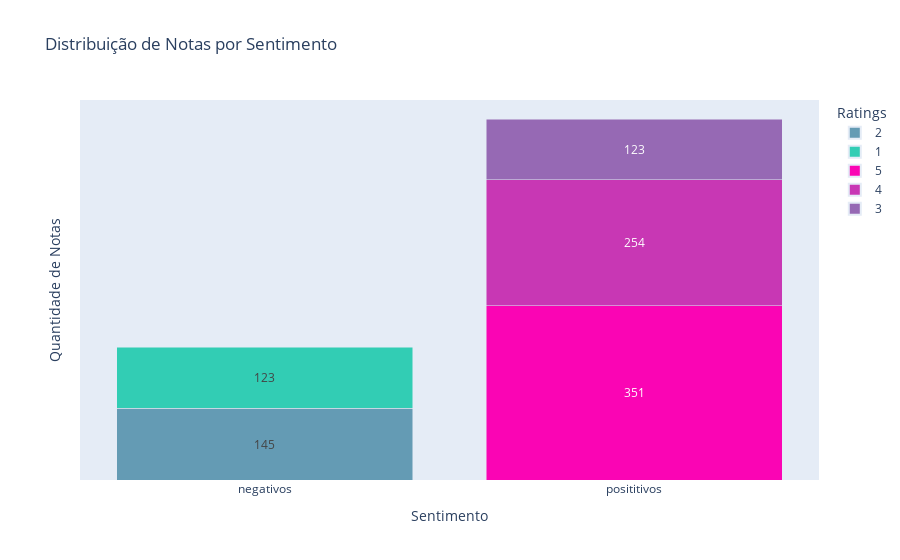

This figure's notebook cell:
### Code cell
import plotly.graph_objects as go

# Contagem das ocorrências de Ratings para cada Sentiment Label
df_grouped = df.groupby("Sentiment Label")["Ratings"].value_counts().reset_index(name="count")

# Criando o gráfico de barras
fig = go.Figure()

# Adicionando os traços para cada Rating
ratings = df_grouped['Ratings'].unique()
for rating in ratings:
    df_rating = df_grouped[df_grouped['Ratings'] == rating]
    fig.add_trace(go.Bar(
        x=df_rating['Sentiment Label'],  # Sentimento
        y=df_rating['count'],  # Contagem das notas
        name=f"{rating}",  # Nome da legenda
        marker=dict(color=f'rgba({rating * 50}, {255 - rating * 50}, 180, 20.16)'),  # Cor para cada rating
        text=df_rating['count'],  # Corrigindo para que o 'text' seja a contagem do rating atual
        textposition='inside',  # Colocando os valores dentro da barra
        insidetextanchor='middle',  # Centralizando o texto dentro das barras

    ))

# Ajustando o layout para exibir as barras corretamente
fig.update_layout(
    title="Distribuição de Notas por Sentimento",
    xaxis_title="Sentimento",
    yaxis_title="Quantidade de Notas",
    barmode="stack",  # Empilhamento das barras
    legend=dict(
        traceorder='normal',
        itemsizing='constant',  # Mantém o tamanho consistente na legenda
        title="Ratings"
    ),
    xaxis=dict(
        tickmode='array',
        tickvals=[0, 1],  # Exibe apenas os valores 0 e 1 no eixo X
        ticktext=['negativos', 'posititivos']  # Personalização dos rótulos no eixo X
    ),
    yaxis=dict(
         showgrid=False,  # Remove a grade (linhas horizontais)
        zeroline=False,  # Remove a linha do zero
        showticklabels=False  # Remove os rótulos d
    )
)

# Exibindo o gráfico
fig.show()

### Figure 1 — Plotly figure (JSON) as saved in the notebook; plotly's stock layout.template omitted (floating-point values rounded to 4 significant figures)
{"data": [{"insidetextanchor": "middle", "marker": {"color": "rgba(100, 155, 180, 20.16)"}, "name": "2", "text": [145.0], "textposition": "inside", "type": "bar", "x": [0], "y": [145]}, {"insidetextanchor": "middle", "marker": {"color": "rgba(50, 205, 180, 20.16)"}, "name": "1", "text": [123.0], "textposition": "inside", "type": "bar", "x": [0], "y": [123]}, {"insidetextanchor": "middle", "marker": {"color": "rgba(250, 5, 180, 20.16)"}, "name": "5", "text": [351.0], "textposition": "inside", "type": "bar", "x": [1], "y": [351]}, {"insidetextanchor": "middle", "marker": {"color": "rgba(200, 55, 180, 20.16)"}, "name": "4", "text": [254.0], "textposition": "inside", "type": "bar", "x": [1], "y": [254]}, {"insidetextanchor": "middle", "marker": {"color": "rgba(150, 105, 180, 20.16)"}, "name": "3", "text": [123.0], "textposition": "inside", "type": "bar", "x": [1], "y": [123]}], "layout": {"barmode": "stack", "legend": {"itemsizing": "constant", "title": {"text": "Ratings"}, "traceorder": "normal"}, "title": {"text": "Distribuição de Notas por Sentimento"}, "xaxis": {"tickmode": "array", "ticktext": ["negativos", "posititivos"], "tickvals": [0, 1], "title": {"text": "Sentimento"}}, "yaxis": {"showgrid": false, "showticklabels": false, "title": {"text": "Quantidade de Notas"}, "zeroline": false}}}
